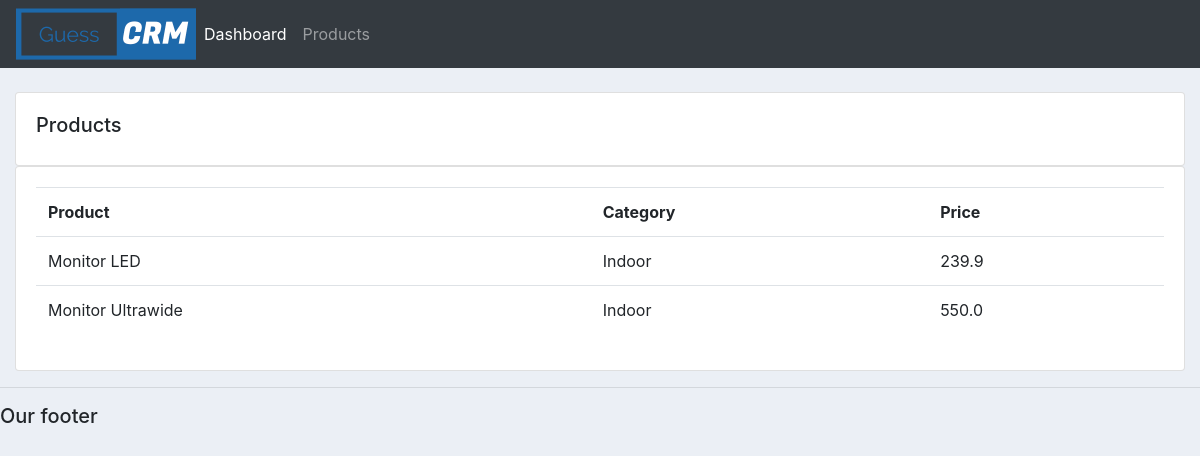
Before: /products/ with the older database file.
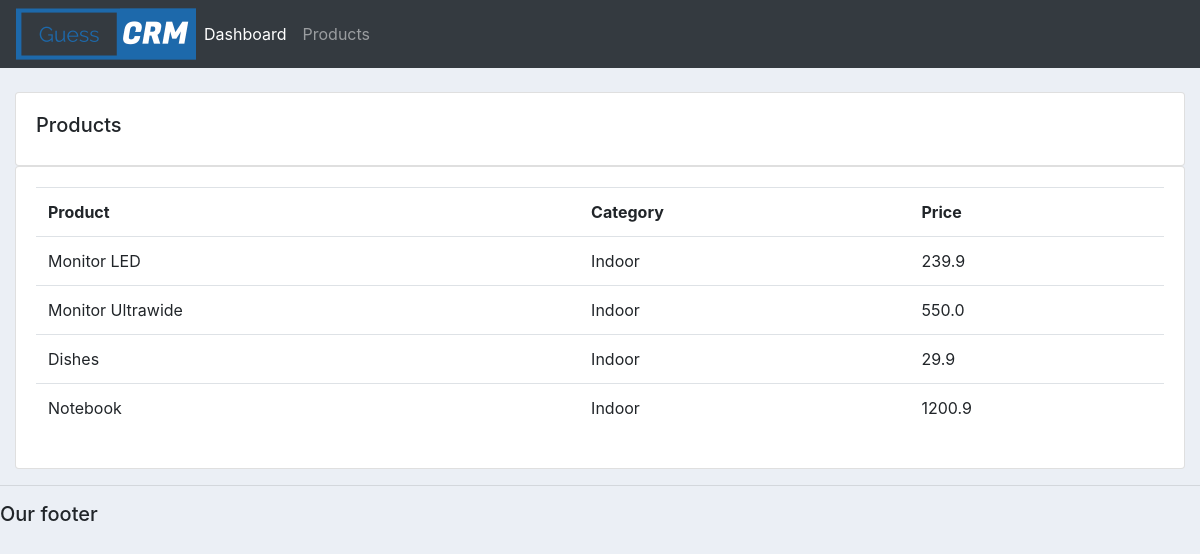
After: the same page with the newer database file.
### accounts/models.py (models this page shows, shortened)
class Product(models.Model):
	CATEGORY = (
			('Indoor', 'Indoor'),
			('Out Door', 'Out Door'),
			)
	name = models.CharField(max_length=200, null=True)
	price = models.FloatField(null=True)
	category = models.CharField(max_length=200, null=True, choices=CATEGORY)
	description = models.CharField(max_length=200, null=True, blank=True)
	date_created = models.DateTimeField(auto_now_add=True, null=True)
	tags = models.ManyToManyField(Tag)

### accounts/views.py (the view)
# urls.py: path('products/', views.products),
def products(request):
	products = Product.objects.all()
	return render(request, 'accounts/products.html', {'products':products})

### accounts/templates/accounts/products.html
{% extends 'accounts/main.html' %}
{% block content %}
<br>
<div class="row">
    <div class="col-md">
        <div class="card card-body">
            <h5>Products</h5>
        </div>
        <div class="card card-body">
            <table class="table">
                <tr>
                    <th>Product</th>
                    <th>Category</th>
                    <th>Price</th>
                </tr>
                {% for i in products %}
                    <tr>
                        <td>{{i.name}}</td>
                        <td>{{i.category}}</td>
                        <td>{{i.price}}</td>
                    </tr>
                {% endfor %}
            </table>
        </div>
    </div>
</div>
{% endblock content %}

### accounts/templates/accounts/main.html (shortened to what this page needs)
{% load static %}
<!DOCTYPE html>
<html>
<head>
    <link rel="stylesheet" href="https://stackpath.bootstrapcdn.com/bootstrap/4.5.0/css/bootstrap.min.css">
    <link rel="stylesheet" type="text/css" href="{% static '/css/main.css' %}">
</head>
<body>
    {%  include 'accounts/navbar.html' %}
	    <div class="container-fluid">
	{% block content %}
	{% endblock %}
    </div>
	<hr>
	<h5>Our footer</h5>
</body>
</html>

### accounts/templates/accounts/navbar.html (shortened to what this page needs)
{% load static %}
<nav class="navbar navbar-expand-lg navbar-dark bg-dark">
  <img src="{% static 'images/logo2.png' %}">
  <div class="collapse navbar-collapse" id="navbarNav">
    <ul class="navbar-nav">
      <li class="nav-item active">
        <a class="nav-link" href="#">Dashboard</a>
      </li>
      <li class="nav-item">
        <a class="nav-link" href="#">Products</a>
      </li>
    </ul>
  </div>
</nav>

### static/css/main.css (style rules this page uses)
body { background-color: #ebeff5; }

Changed rows visible on the page:
added Product: name "Dishes", category "Indoor", price "29.9"
added Product: name "Notebook", category "Indoor", price "1200.9"
